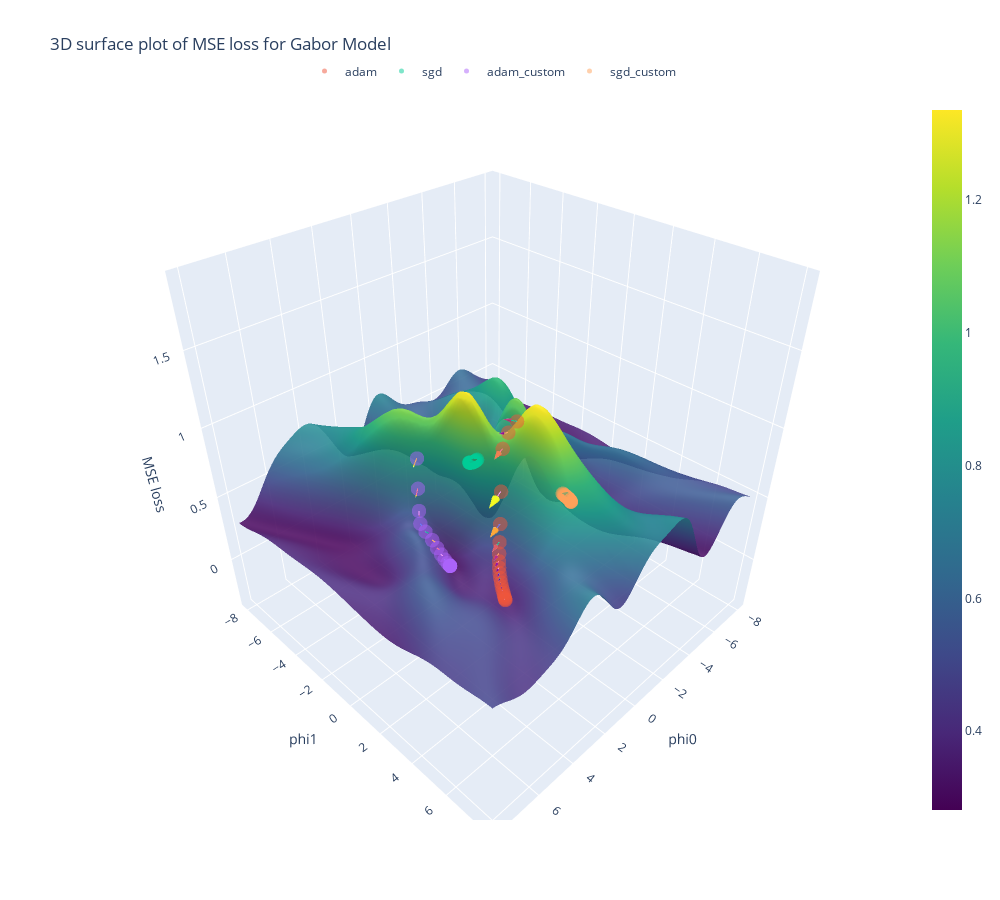

Here is the notebook cell this chart was saved with:
### Markdown cell above
### surface plots and trajectories

### Code cell
npoints = 20
cmaps = ['plasma', 'magma', 'solar', 'haline']
renderer = None # png, svg, None
file_name = out_dir / f"loss_3d_viz.{'html' if renderer is None else 'png'}"

# % showing 2d plots
viewer = PlotlibViewer(mode='3d', width=1000, height=900, renderer=renderer)
viewer.surface(p0.detach().numpy(), 
               p1.detach().numpy(), 
               loss.detach().numpy(), opacity=0.9)

for i, method in enumerate(hist.keys()):
    data = TensorDict(hist[method], batch_size=epochs)
    gap = data['params'].shape[0] // npoints
    data = data[::gap]

    viewer.scatter3d(
        data['params'].numpy()[:, 0].flatten(),
        data['params'].numpy()[:, 1].flatten(), 
        data['loss'].numpy().flatten(), 
        name=method,
        color=None, # data['epoch'].numpy(),
        cmap=None #cmaps[i]
    )

    # plot trajectory
    # you are moving opposite in the direction of opposite of the gradient
    viewer.quiver3d(
        data['params'].numpy()[:, 0].flatten(),
        data['params'].numpy()[:, 1].flatten(), 
        data['loss'].numpy().flatten(), 
        -data['params_grad'].numpy()[:, 0].flatten(),
        -data['params_grad'].numpy()[:, 1].flatten(),
        torch.zeros_like(data['params_grad'][:, 0]).numpy().flatten() # we don't have gradient in the z-direction
    )
viewer.show(xlable='phi0', ylabel="phi1", zlabel='MSE loss', title="3D surface plot of MSE loss for Gabor Model")

if renderer is None:
    viewer.save(file_name)
